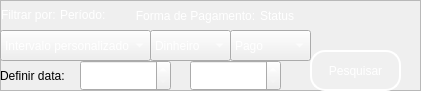
      <widget class="QFrame" name="frame">
       <property name="geometry">
        <rect>
         <x>240</x>
         <y>0</y>
         <width>421</width>
         <height>91</height>
        </rect>
       </property>
       <property name="frameShape">
        <enum>QFrame::StyledPanel</enum>
       </property>
       <property name="frameShadow">
        <enum>QFrame::Raised</enum>
       </property>
       <widget class="QLabel" name="label_11">
        <property name="geometry">
         <rect>
          <x>260</x>
          <y>1</y>
          <width>51</width>
          <height>31</height>
         </rect>
        </property>
        <property name="text">
         <string>&lt;html&gt;&lt;head/&gt;&lt;body&gt;&lt;p&gt;&lt;span style=&quot; font-size:9pt; color:#ffffff;&quot;&gt;Status&lt;/span&gt;&lt;/p&gt;&lt;/body&gt;&lt;/html&gt;</string>
        </property>
       </widget>
       <widget class="QLabel" name="label_13">
        <property name="geometry">
         <rect>
          <x>130</x>
          <y>1</y>
          <width>131</width>
          <height>31</height>
         </rect>
        </property>
        <property name="font">
         <font>
          <pointsize>7</pointsize>
         </font>
        </property>
        <property name="text">
         <string>&lt;html&gt;&lt;head/&gt;&lt;body&gt;&lt;p align=&quot;center&quot;&gt;&lt;span style=&quot; font-size:9pt; color:#ffffff;&quot;&gt;Forma de Pagamento:&lt;/span&gt;&lt;/p&gt;&lt;/body&gt;&lt;/html&gt;</string>
        </property>
       </widget>
       <widget class="QPushButton" name="pushButton_29">
        <property name="geometry">
         <rect>
          <x>310</x>
          <y>50</y>
          <width>91</width>
          <height>41</height>
         </rect>
        </property>
        <property name="styleSheet">
         <string notr="true">QPushButton {
    background-color: rgba(255, 255, 255, 0.5);
    border: 5px solid rgba(255, 255, 255, 0.3); /* Borda branca translúcida */
    color: #333333; /* Texto totalmente opaco */
}

QPushButton:hover {
    background-color: rgba(207, 216, 220, 100);
    border-color:rgba(255, 255, 255,255);
    
}

QPushButton:pressed {
    background-color: #A0B2C8; /* Azul acinzentado */
border-color: #003366; /* Azul escuro */
color: #003366;
}
 QPushButton{border: 2px solid rgba(255, 255, 255, 200);
    border-radius: 15px;
    background-color: rgba(0, 0, 0, 0); /* Totalmente transparente */
    
    /* Espaçamento interno */
    padding: 5px 15px;
    
    /* Cor do texto */
    color: white;
    
    /* Melhora a renderização */
    background-clip: padding-box;
}

/* Efeito ao focar */
QPushButton {
    border: 2px solid rgba(255, 255, 255, 255);
    background-color: rgba(255, 255, 255, 20);
}</string>
        </property>
        <property name="text">
         <string>Pesquisar</string>
        </property>
       </widget>
       <widget class="QLabel" name="label_129">
        <property name="geometry">
         <rect>
          <x>1</x>
          <y>0</y>
          <width>61</width>
          <height>31</height>
         </rect>
        </property>
        <property name="text">
         <string>&lt;html&gt;&lt;head/&gt;&lt;body&gt;&lt;p&gt;&lt;span style=&quot; font-size:9pt; color:#ffffff;&quot;&gt;Filtrar por:&lt;/span&gt;&lt;/p&gt;&lt;/body&gt;&lt;/html&gt;</string>
        </property>
       </widget>
       <widget class="QLabel" name="label_130">
        <property name="geometry">
         <rect>
          <x>0</x>
          <y>60</y>
          <width>281</width>
          <height>31</height>
         </rect>
        </property>
        <property name="text">
         <string>&lt;html&gt;&lt;head/&gt;&lt;body&gt;&lt;p&gt;&lt;span style=&quot; font-size:10pt; color:#ffffff;&quot;&gt;Definir data:&lt;/span&gt;&lt;/p&gt;&lt;/body&gt;&lt;/html&gt;</string>
        </property>
       </widget>
       <widget class="QLabel" name="label_3">
        <property name="geometry">
         <rect>
          <x>60</x>
          <y>0</y>
          <width>71</width>
          <height>31</height>
         </rect>
        </property>
        <property name="text">
         <string>&lt;html&gt;&lt;head/&gt;&lt;body&gt;&lt;p&gt;&lt;span style=&quot; font-size:9pt; color:#ffffff;&quot;&gt;Período:&lt;/span&gt;&lt;/p&gt;&lt;/body&gt;&lt;/html&gt;</string>
        </property>
       </widget>
       <widget class="QComboBox" name="comboBox_20">
        <property name="geometry">
         <rect>
          <x>0</x>
          <y>30</y>
          <width>151</width>
          <height>31</height>
         </rect>
        </property>
        <property name="styleSheet">
         <string notr="true">color:rgba(255, 255, 255,255);</string>
        </property>
        <item>
         <property name="text">
          <string>Intervalo personalizado</string>
         </property>
        </item>
        <item>
         <property name="text">
          <string>ano</string>
         </property>
        </item>
        <item>
         <property name="text">
          <string>semestre</string>
         </property>
        </item>
        <item>
         <property name="text">
          <string>trimestre</string>
         </property>
        </item>
        <item>
         <property name="text">
          <string>mês</string>
         </property>
        </item>
        <item>
         <property name="text">
          <string>semana</string>
         </property>
        </item>
        <item>
         <property name="text">
          <string>dia</string>
         </property>
        </item>
       </widget>
       <widget class="QDateEdit" name="dateEdit_20">
        <property name="geometry">
         <rect>
          <x>190</x>
          <y>60</y>
          <width>91</width>
          <height>31</height>
         </rect>
        </property>
        <property name="styleSheet">
         <string notr="true">color:rgba(255, 255, 255,255);</string>
        </property>
       </widget>
       <widget class="QComboBox" name="comboBox_7">
        <property name="geometry">
         <rect>
          <x>150</x>
          <y>30</y>
          <width>81</width>
          <height>31</height>
         </rect>
        </property>
        <property name="styleSheet">
         <string notr="true">color:rgba(255, 255, 255,255);</string>
        </property>
        <item>
         <property name="text">
          <string>Dinheiro</string>
         </property>
        </item>
        <item>
         <property name="text">
          <string>Pix</string>
         </property>
        </item>
        <item>
         <property name="text">
          <string>Débito</string>
         </property>
        </item>
        <item>
         <property name="text">
          <string>Crédito</string>
         </property>
        </item>
       </widget>
       <widget class="QComboBox" name="comboBox_3">
        <property name="geometry">
         <rect>
          <x>230</x>
          <y>30</y>
          <width>81</width>
          <height>31</height>
         </rect>
        </property>
        <property name="styleSheet">
         <string notr="true">color:rgba(255, 255, 255,255);</string>
        </property>
        <item>
         <property name="text">
          <string>Pago</string>
         </property>
        </item>
        <item>
         <property name="text">
          <string>Estornado</string>
         </property>
        </item>
        <item>
         <property name="text">
          <string>Cancelado</string>
         </property>
        </item>
       </widget>
       <widget class="QDateEdit" name="dateEdit_19">
        <property name="geometry">
         <rect>
          <x>80</x>
          <y>60</y>
          <width>91</width>
          <height>31</height>
         </rect>
        </property>
        <property name="styleSheet">
         <string notr="true">color:rgba(255, 255, 255,255);</string>
        </property>
       </widget>
       <widget class="QWidget" name="widget_4" native="true">
        <property name="geometry">
         <rect>
          <x>-340</x>
          <y>-250</y>
          <width>771</width>
          <height>741</height>
         </rect>
        </property>
        <property name="styleSheet">
         <string notr="true">QWidget {
    background: qradialgradient(
        cx: 0.5, cy: 0.2, radius: 0.8,
        fx: 0.5, fy: 0.2,
        stop: 0 #7FA3A6,  /* Brilho no topo (mais suave) */
        stop: 0.4 #4E7580, /* Azul intermediário mais escuro */
        stop: 0.7 #27425A, /* Azul mais escuro na transição */
        stop: 1 #0A1A30   /* Azul bem escuro na parte inferior */
    );
}
</string>
        </property>
       </widget>
       <zorder>widget_4</zorder>
       <zorder>label_11</zorder>
       <zorder>label_13</zorder>
       <zorder>pushButton_29</zorder>
       <zorder>label_129</zorder>
       <zorder>label_130</zorder>
       <zorder>label_3</zorder>
       <zorder>comboBox_20</zorder>
       <zorder>dateEdit_20</zorder>
       <zorder>comboBox_7</zorder>
       <zorder>comboBox_3</zorder>
       <zorder>dateEdit_19</zorder>
      </widget>
